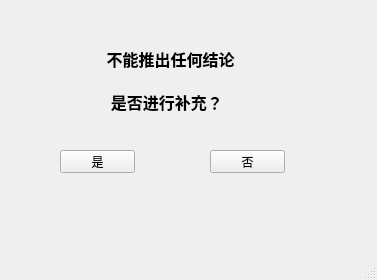
<?xml version="1.0" encoding="UTF-8"?>
<ui version="4.0">
 <class>MainWindow</class>
 <widget class="QMainWindow" name="MainWindow">
  <property name="geometry">
   <rect>
    <x>0</x>
    <y>0</y>
    <width>377</width>
    <height>280</height>
   </rect>
  </property>
  <property name="windowTitle">
   <string>MainWindow</string>
  </property>
  <widget class="QWidget" name="centralwidget">
   <widget class="QWidget" name="verticalLayoutWidget">
    <property name="geometry">
     <rect>
      <x>90</x>
      <y>40</y>
      <width>160</width>
      <height>80</height>
     </rect>
    </property>
    <layout class="QVBoxLayout" name="verticalLayout">
     <item>
      <widget class="QLabel" name="label">
       <property name="font">
        <font>
         <family>Agency FB</family>
         <pointsize>12</pointsize>
         <weight>75</weight>
         <bold>true</bold>
        </font>
       </property>
       <property name="text">
        <string>    不能推出任何结论</string>
       </property>
      </widget>
     </item>
     <item>
      <widget class="QLabel" name="label_2">
       <property name="font">
        <font>
         <family>Agency FB</family>
         <pointsize>12</pointsize>
         <weight>75</weight>
         <bold>true</bold>
        </font>
       </property>
       <property name="text">
        <string>     是否进行补充？</string>
       </property>
      </widget>
     </item>
    </layout>
   </widget>
   <widget class="QPushButton" name="pushButton">
    <property name="geometry">
     <rect>
      <x>60</x>
      <y>150</y>
      <width>75</width>
      <height>23</height>
     </rect>
    </property>
    <property name="text">
     <string>是</string>
    </property>
   </widget>
   <widget class="QPushButton" name="pushButton_2">
    <property name="geometry">
     <rect>
      <x>210</x>
      <y>150</y>
      <width>75</width>
      <height>23</height>
     </rect>
    </property>
    <property name="text">
     <string>否</string>
    </property>
   </widget>
  </widget>
  <widget class="QMenuBar" name="menubar">
   <property name="geometry">
    <rect>
     <x>0</x>
     <y>0</y>
     <width>377</width>
     <height>23</height>
    </rect>
   </property>
  </widget>
  <widget class="QStatusBar" name="statusbar"/>
 </widget>
 <resources/>
 <connections/>
</ui>
